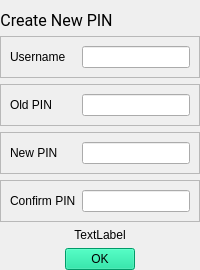
             <widget class="QWidget" name="ChangePINPage">
              <layout class="QVBoxLayout" name="verticalLayout">
               <property name="leftMargin">
                <number>0</number>
               </property>
               <property name="rightMargin">
                <number>0</number>
               </property>
               <property name="bottomMargin">
                <number>0</number>
               </property>
               <item alignment="Qt::AlignLeft">
                <widget class="QLabel" name="page_hint_lbl">
                 <property name="sizePolicy">
                  <sizepolicy hsizetype="Preferred" vsizetype="Maximum">
                   <horstretch>0</horstretch>
                   <verstretch>0</verstretch>
                  </sizepolicy>
                 </property>
                 <property name="font">
                  <font>
                   <family>Roboto</family>
                   <pointsize>12</pointsize>
                  </font>
                 </property>
                 <property name="text">
                  <string>Create New PIN</string>
                 </property>
                 <property name="alignment">
                  <set>Qt::AlignCenter</set>
                 </property>
                </widget>
               </item>
               <item>
                <widget class="QFrame" name="UsernameFrame">
                 <property name="frameShape">
                  <enum>QFrame::StyledPanel</enum>
                 </property>
                 <property name="frameShadow">
                  <enum>QFrame::Raised</enum>
                 </property>
                 <layout class="QHBoxLayout" name="horizontalLayout_19">
                  <item>
                   <widget class="QLabel" name="username_lbl">
                    <property name="text">
                     <string>Username</string>
                    </property>
                   </widget>
                  </item>
                  <item>
                   <widget class="QLineEdit" name="username_line">
                    <property name="sizePolicy">
                     <sizepolicy hsizetype="Minimum" vsizetype="Fixed">
                      <horstretch>0</horstretch>
                      <verstretch>0</verstretch>
                     </sizepolicy>
                    </property>
                   </widget>
                  </item>
                 </layout>
                </widget>
               </item>
               <item>
                <widget class="QFrame" name="OldPINFrame">
                 <property name="sizePolicy">
                  <sizepolicy hsizetype="Preferred" vsizetype="Fixed">
                   <horstretch>0</horstretch>
                   <verstretch>0</verstretch>
                  </sizepolicy>
                 </property>
                 <property name="frameShape">
                  <enum>QFrame::StyledPanel</enum>
                 </property>
                 <property name="frameShadow">
                  <enum>QFrame::Raised</enum>
                 </property>
                 <layout class="QHBoxLayout" name="horizontalLayout_5">
                  <item>
                   <widget class="QLabel" name="old_PIN_lbl">
                    <property name="text">
                     <string>Old PIN       </string>
                    </property>
                   </widget>
                  </item>
                  <item>
                   <widget class="QLineEdit" name="old_PIN_line">
                    <property name="sizePolicy">
                     <sizepolicy hsizetype="Minimum" vsizetype="Fixed">
                      <horstretch>0</horstretch>
                      <verstretch>0</verstretch>
                     </sizepolicy>
                    </property>
                   </widget>
                  </item>
                 </layout>
                </widget>
               </item>
               <item>
                <widget class="QFrame" name="NewPINFrame">
                 <property name="sizePolicy">
                  <sizepolicy hsizetype="Preferred" vsizetype="Fixed">
                   <horstretch>0</horstretch>
                   <verstretch>0</verstretch>
                  </sizepolicy>
                 </property>
                 <property name="frameShape">
                  <enum>QFrame::StyledPanel</enum>
                 </property>
                 <property name="frameShadow">
                  <enum>QFrame::Raised</enum>
                 </property>
                 <layout class="QHBoxLayout" name="horizontalLayout_3">
                  <item>
                   <widget class="QLabel" name="new_PIN_lbl">
                    <property name="text">
                     <string>New PIN     </string>
                    </property>
                   </widget>
                  </item>
                  <item>
                   <widget class="QLineEdit" name="new_PIN_line">
                    <property name="sizePolicy">
                     <sizepolicy hsizetype="Minimum" vsizetype="Fixed">
                      <horstretch>0</horstretch>
                      <verstretch>0</verstretch>
                     </sizepolicy>
                    </property>
                   </widget>
                  </item>
                 </layout>
                </widget>
               </item>
               <item>
                <widget class="QFrame" name="ConfirmPINFrame">
                 <property name="sizePolicy">
                  <sizepolicy hsizetype="Preferred" vsizetype="Fixed">
                   <horstretch>0</horstretch>
                   <verstretch>0</verstretch>
                  </sizepolicy>
                 </property>
                 <property name="frameShape">
                  <enum>QFrame::StyledPanel</enum>
                 </property>
                 <property name="frameShadow">
                  <enum>QFrame::Raised</enum>
                 </property>
                 <layout class="QHBoxLayout" name="horizontalLayout_6">
                  <item>
                   <widget class="QLabel" name="confirm_lbl">
                    <property name="text">
                     <string>Confirm PIN</string>
                    </property>
                   </widget>
                  </item>
                  <item>
                   <widget class="QLineEdit" name="confirm_PIN_line">
                    <property name="sizePolicy">
                     <sizepolicy hsizetype="Minimum" vsizetype="Fixed">
                      <horstretch>0</horstretch>
                      <verstretch>0</verstretch>
                     </sizepolicy>
                    </property>
                   </widget>
                  </item>
                 </layout>
                </widget>
               </item>
               <item alignment="Qt::AlignHCenter">
                <widget class="QLabel" name="change_PIN_hint_lbl">
                 <property name="sizePolicy">
                  <sizepolicy hsizetype="Preferred" vsizetype="Maximum">
                   <horstretch>0</horstretch>
                   <verstretch>0</verstretch>
                  </sizepolicy>
                 </property>
                 <property name="text">
                  <string>TextLabel</string>
                 </property>
                 <property name="alignment">
                  <set>Qt::AlignCenter</set>
                 </property>
                </widget>
               </item>
               <item alignment="Qt::AlignHCenter">
                <widget class="QPushButton" name="change_PIN_btn">
                 <property name="sizePolicy">
                  <sizepolicy hsizetype="Fixed" vsizetype="Fixed">
                   <horstretch>0</horstretch>
                   <verstretch>0</verstretch>
                  </sizepolicy>
                 </property>
                 <property name="styleSheet">
                  <string notr="true">QPushButton{
padding: 3px 25px 3px 25px;
background-color: #00d991;
}

QPushButton:hover{
background: #00fca8;
}
</string>
                 </property>
                 <property name="text">
                  <string>OK</string>
                 </property>
                </widget>
               </item>
              </layout>
             </widget>
